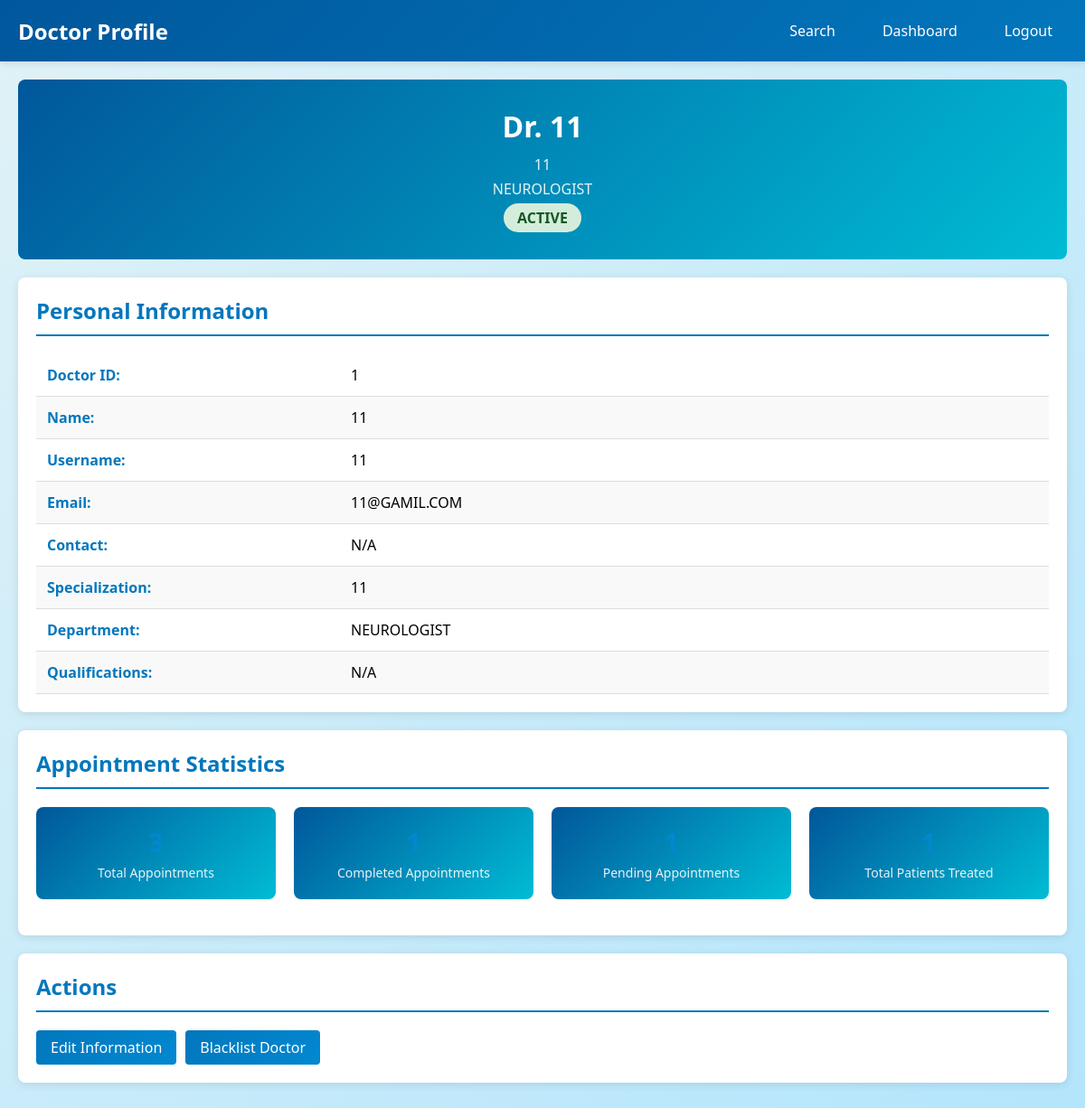
Screenshot of /admin_view_doctor/1 (signed in) with the database file from the repository.
### application/models.py (models this page shows, shortened)
class Doctor(db.Model, UserMixin):
    __tablename__ = 'doctors'
    id = db.Column(db.Integer, primary_key=True)
    username = db.Column(db.String(80), unique=True, nullable=False)
    passwordd = db.Column(db.String(255), nullable=False)
    name = db.Column(db.String(100), nullable=False)
    email = db.Column(db.String(120), unique=True, nullable=False)
    contact = db.Column(db.String(15))
    specialization = db.Column(db.String(100), nullable=False)
    department_id = db.Column(db.Integer, db.ForeignKey('departments.id'), nullable=False)
    qualifications = db.Column(db.Text)
    is_blacklisted = db.Column(db.Boolean, default=False)
    doctor_id = db.Column(db.Integer, db.ForeignKey('users.id'), nullable=False, unique=True)
    appointments = db.relationship('Appointment', backref='doctor', lazy=True)

class Department(db.Model):
    __tablename__ = 'departments'
    id = db.Column(db.Integer, primary_key=True)
    name = db.Column(db.String(100), unique=True, nullable=False)
    description = db.Column(db.Text, nullable=False)
    doctors = db.relationship('Doctor', backref='department', lazy=True)

### application/routes.py (the view)
@app.route('/admin_view_doctor/<int:doctor_id>')
@login_required
def admin_view_doctor(doctor_id):
    if current_user.user_role != 0:
        abort(403)
    doctor = Doctor.query.get_or_404(doctor_id)
    total_appointments = Appointment.query.filter(
        Appointment.doctor_id == doctor.id,
        Appointment.status != 'Available'
    ).count()
    completed = Appointment.query.filter_by(doctor_id=doctor.id, status='Completed').count()
    pending = Appointment.query.filter_by(doctor_id=doctor.id, status='Booked').count()
    patient_ids = db.session.query(Appointment.patient_id).filter(
        Appointment.doctor_id == doctor.id,
        Appointment.status != 'Available'
    ).distinct().all()
    total_patients = len([pid[0] for pid in patient_ids if pid[0] is not None])
    return render_template('admin_view_doctor.html',
                         doctor=doctor,
                         total_appointments=total_appointments,
                         completed=completed,
                         pending=pending,
                         total_patients=total_patients)

### templates/admin_view_doctor.html (shortened to what this page needs)
<!DOCTYPE html>
<html lang="en">
<head>
    <link rel="stylesheet" href="{{ url_for('static', filename='style.css') }}">
</head>
<body>
    <div class="navbar">
        <div class="navbar-content">
            <div class="navbar-brand"> Doctor Profile</div>
            <div class="navbar-links">
                <a href="{{ url_for('admin_search') }}">Search</a>
                <a href="{{ url_for('admin_dashboard') }}">Dashboard</a>
                <a href="{{ url_for('logout') }}">Logout</a>
            </div>
        </div>
    </div>
    <div class="container">
        <div class="profile-header">
            <h1>Dr. {{ doctor.name }}</h1>
            <p>{{ doctor.specialization }}</p>
            <p>{{ doctor.department.name if doctor.department else 'Department N/A' }}</p>
            <span class="status-badge {% if doctor.is_blacklisted %}status-blacklisted{% else %}status-active{% endif %}">
                {{ 'BLACKLISTED' if doctor.is_blacklisted else 'ACTIVE' }}
            </span>
        </div>
        <div class="section">
            <h2> Personal Information</h2>
            <table class="info-table">
                <tr>
                    <td>Doctor ID:</td>
                    <td>{{ doctor.id }}</td>
                </tr>
                <tr>
                    <td>Name:</td>
                    <td>{{ doctor.name }}</td>
                </tr>
                <tr>
                    <td>Username:</td>
                    <td>{{ doctor.username }}</td>
                </tr>
                <tr>
                    <td>Email:</td>
                    <td>{{ doctor.email if doctor.email else 'N/A' }}</td>
                </tr>
                <tr>
                    <td>Contact:</td>
                    <td>{{ doctor.contact if doctor.contact else 'N/A' }}</td>
                </tr>
                <tr>
                    <td>Specialization:</td>
                    <td>{{ doctor.specialization }}</td>
                </tr>
                <tr>
                    <td>Department:</td>
                    <td>{{ doctor.department.name if doctor.department else 'N/A' }}</td>
                </tr>
                <tr>
                    <td>Qualifications:</td>
                    <td>{{ doctor.qualifications if doctor.qualifications else 'N/A' }}</td>
                </tr>
            </table>
        </div>
        <div class="section">
            <h2> Appointment Statistics</h2>
            <div class="stats-grid">
                <div class="stat-box">
                    <h3>{{ total_appointments }}</h3>
                    <p>Total Appointments</p>
                </div>
                <div class="stat-box">
                    <h3>{{ completed }}</h3>
                    <p>Completed Appointments</p>
                </div>
                <div class="stat-box">
                    <h3>{{ pending }}</h3>
                    <p>Pending Appointments</p>
                </div>
                <div class="stat-box">
                    <h3>{{ total_patients }}</h3>
                    <p>Total Patients Treated</p>
                </div>
            </div>
        </div>
        <div class="section">
            <h2> Actions</h2>
            <div class="action-buttons">
                <a href="{{ url_for('admin_edit_doctor', doctor_id=doctor.id) }}" class="btn btn-primary">
                     Edit Information
                </a>
                <a href="{{ url_for('admin_blacklist_doctor', doctor_id=doctor.id) }}"
                   class="btn {% if doctor.is_blacklisted %}btn-success{% else %}btn-danger{% endif %}"
                   onclick="return confirm('{% if doctor.is_blacklisted %}Are you sure you want to activate this doctor?{% else %}Are you sure you want to blacklist this doctor?{% endif %}')">
                    {{ ' Activate Doctor' if doctor.is_blacklisted else ' Blacklist Doctor' }}
                </a>
            </div>
        </div>
    </div>
</body>
</html>

### static/style.css (style rules this page uses)
* { margin: 0; padding: 0; box-sizing: border-box; }
body { font-family: 'Segoe UI', Tahoma, Geneva, Verdana, sans-serif; background: linear-gradient(135deg, #e0f2f7 0%, #b3e5fc 100%); margin: 0; padding: 0; min-height: 100vh; }
.navbar { background: linear-gradient(135deg, #01579b 0%, #0277bd 100%); padding: 15px 0; box-shadow: 0 2px 8px rgba(0, 0, 0, 0.1); }
.navbar-content { max-width: 1200px; margin: 0 auto; padding: 0 20px; display: flex; justify-content: space-between; align-items: center; }
.navbar-brand { color: white; font-size: 24px; font-weight: bold; }
.navbar-links { display: flex; gap: 20px; }
.navbar-links a { color: white; text-decoration: none; padding: 8px 16px; border-radius: 4px; transition: 0.3s; }
.container { max-width: 1200px; margin: 0 auto; padding: 20px; }
.section { background: white; padding: 20px; margin: 20px 0; border-radius: 8px; box-shadow: 0 2px 10px rgba(0, 0, 0, 0.1); }
.section h2 { color: #0277bd; margin-bottom: 20px; border-bottom: 2px solid #0277bd; padding-bottom: 10px; }
.section h3 { color: #0288d1; }
.stats-grid { display: grid; grid-template-columns: repeat(auto-fit, minmax(200px, 1fr)); gap: 20px; margin-bottom: 20px; }
button, .btn { padding: 10px 20px; border-radius: 4px; border: none; font-size: 16px; cursor: pointer; text-decoration: none; display: inline-block; transition: 0.3s; font-weight: normal; }
button[type="submit"], .btn-primary { width: 100%; background: linear-gradient(135deg, #0277bd 0%, #0288d1 100%); color: #fff; }
.btn { width: auto; padding: 8px 16px; background: linear-gradient(135deg, #0277bd 0%, #0288d1 100%); color: white; }
.btn-danger { background: linear-gradient(135deg, #0277bd 0%, #0288d1 100%) !important; color: white !important; }
table { width: 100%; border-collapse: collapse; margin-top: 15px; }
td { padding: 12px; border-bottom: 1px solid #ddd; text-align: left; }
tr:nth-child(even) { background: #f9f9f9; }
.status-active { color: #5cb85c; font-weight: bold; }

### templates/admin_view_doctor.html (style rules this page uses)
.info-table { width: 100%; }
.info-table td:first-child { font-weight: bold; color: #0277bd; width: 30%; }
.stat-box { background: linear-gradient(135deg, #01579b 0%, #00bcd4 100%); color: white; padding: 20px; border-radius: 8px; text-align: center; }
.stat-box h3 { font-size: 28px; margin-bottom: 5px; }
.stat-box p { font-size: 14px; opacity: 0.9; }
.action-buttons { display: flex; gap: 10px; margin-top: 20px; flex-wrap: wrap; }
.btn-danger { background: #dc3545; color: white; }
.status-badge { display: inline-block; padding: 5px 15px; border-radius: 20px; font-weight: bold; }
.status-active { background: #d4edda; color: #155724; }
.profile-header { background: linear-gradient(135deg, #01579b 0%, #00bcd4 100%); color: white; padding: 30px; border-radius: 8px; margin-bottom: 20px; text-align: center; }
.profile-header h1 { font-size: 32px; margin-bottom: 10px; border: none; }
.profile-header p { margin: 5px 0; opacity: 0.9; }

### rows the page displays
Doctor: name "11", specialization "11", is_blacklisted "ACTIVE", id "1", username "11", email "11@GAMIL.COM", contact "N/A", qualifications "N/A", is_blacklisted "Blacklist Doctor"
Department: department "NEUROLOGIST"
